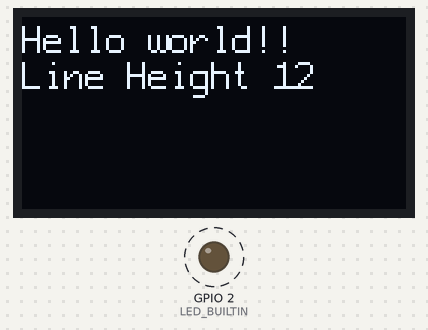
Simulated run of this program. Board: ESP32. Parts: 128×64 one-colour display, output pins drawn as LEDs (lit = HIGH). Dashed ring = blinking.

Above: at 0.1 s.
Timing chart, 0 to 130.0 s (numbered marks = the images above):
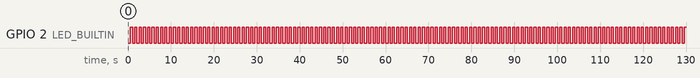

Measured:
- by itself, GPIO 2 (LED_BUILTIN): alternates HIGH for 0.50 s and LOW for 0.50 s

The program:

main.cpp
```cpp
#include <Arduino.h>
#include <U8g2lib.h>

#define OLED_CLOCK  15    //pins for OLED ONLY USE FOR OLED
#define OLED_DATA   4
#define OLED_RESET  16

int g_lineHeight = 0;

U8G2_SSD1306_128X64_NONAME_F_SW_I2C g_OLED(U8G2_R2,OLED_CLOCK,OLED_DATA,OLED_RESET);

void setup() {
  // put your setup code here, to run once:
  pinMode(LED_BUILTIN, OUTPUT);
  g_OLED.begin();
  g_OLED.clear();
  g_OLED.setFont(u8g2_font_profont15_tf);

  g_lineHeight = g_OLED.getFontAscent() - g_OLED.getFontDescent(); //decent in a negative number so - to add
  g_OLED.setCursor(0,g_lineHeight);                                //Place cursor at 0
  g_OLED.print("Hello world!!");
  g_OLED.setCursor(0,g_lineHeight * 2);
  g_OLED.printf("Line Height %d", g_lineHeight);
  g_OLED.sendBuffer();  //need to send the buffer
}

void loop() {
  digitalWrite(LED_BUILTIN,0);
  delay(500);
  digitalWrite(LED_BUILTIN,1);
  delay(500);
}
```
